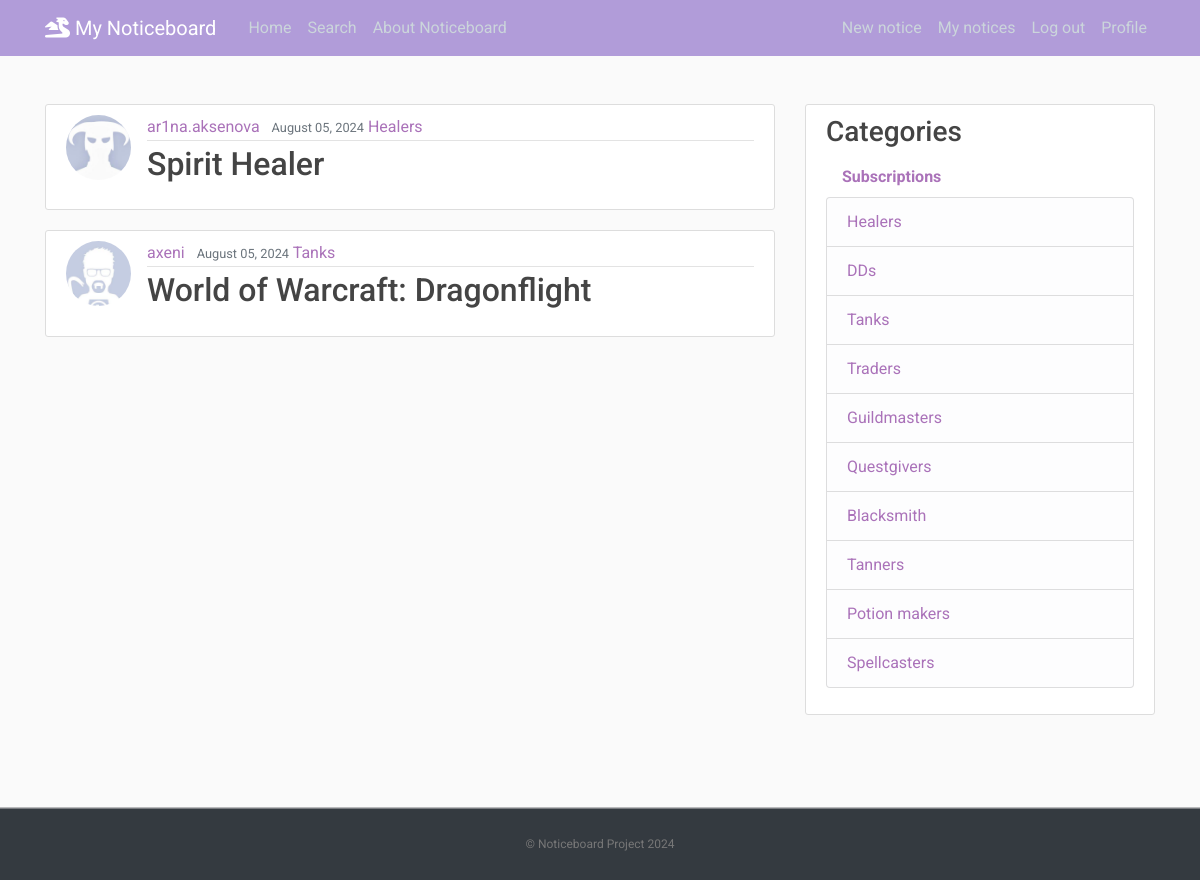
The app's page / (signed in) with its own data.
### Noticeboard/models.py (models this page shows, shortened)
class Notice(models.Model):
    title = models.CharField(max_length=100)
    content = QuillField()
    date_posted = models.DateTimeField(auto_now_add=True)
    author = models.ForeignKey(User, on_delete=models.CASCADE)
    category = models.ForeignKey(Category, on_delete=models.CASCADE, related_name='name')

class Category(models.Model):
    category_name = models.CharField(default=1, max_length=255, unique=True)
    def __str__(self):
        return str(self.category_name)

### users/models.py (models this page shows, shortened)
class Profile(models.Model):
    user = models.OneToOneField(User, on_delete=models.CASCADE)
    image = models.ImageField(default='default.jpg', upload_to='profile_pics')

### Noticeboard/views.py (the view)
# urls.py: path('', NoticeListView.as_view(), name='noticeboard-home'),
class NoticeListView(ListView):
    model = Notice
    template_name = 'flatpages/home.html'
    context_object_name = 'notices'
    ordering = ['-date_posted']
    paginate_by = 5

### templates/flatpages/home.html (shortened to what this page needs)
{% extends "flatpages/base.html" %}
{% block content %}
    {% for notice in notices %}
        <article class="media content-section">
          <img class="rounded-circle article-img" src="{{ notice.author.profile.image.url }}">
          <div class="media-body">
            <div class="article-metadata">
              <a class="mr-2" style="color:#AA72B9;" href="{% url 'users-notices' notice.author.username %}">{{ notice.author }}</a>
              <small class="text-muted">{{ notice.date_posted|date:"F d, Y" }}</small>
              <a class="mr-2" style="color:#AA72B9;" href="{% url 'category' notice.category.id %}">{{ notice.category }}</a>
            </div>
            <h2><a class="article-title" href="{% url 'notice-detail' notice.id %}">{{ notice.title }}</a></h2>
          </div>
        </article>
    {% endfor %}
{% endblock content %}

### static/css/main.css (style rules this page uses)
body, html { width:100%; height:100% }
body { margin:0; padding:0; background: #fafafa; color: #333333; margin-top: 5rem; font-family:Roboto; }
h1, h2, h3, h4, h5, h6 { color: #444444; }
.content-section { background: #ffffff; padding: 10px 20px; border: 1px solid #dddddd; border-radius: 3px; margin-bottom: 20px; }
.article-title { color: #444444; }
.article-img { height: 65px; width: 65px; margin-right: 16px; }
.article-metadata { padding-bottom: 1px; margin-bottom: 4px; border-bottom: 1px solid #e3e3e3 }

### records on screen
Notice: author.profile.image (placeholder picture), author "ar1na.aksenova", date_posted "August 05, 2024", category "Healers", title "Spirit Healer"
Notice: author.profile.image (picture), author "axeni", date_posted "August 05, 2024", category "Tanks", title "World of Warcraft: Dragonflight"
